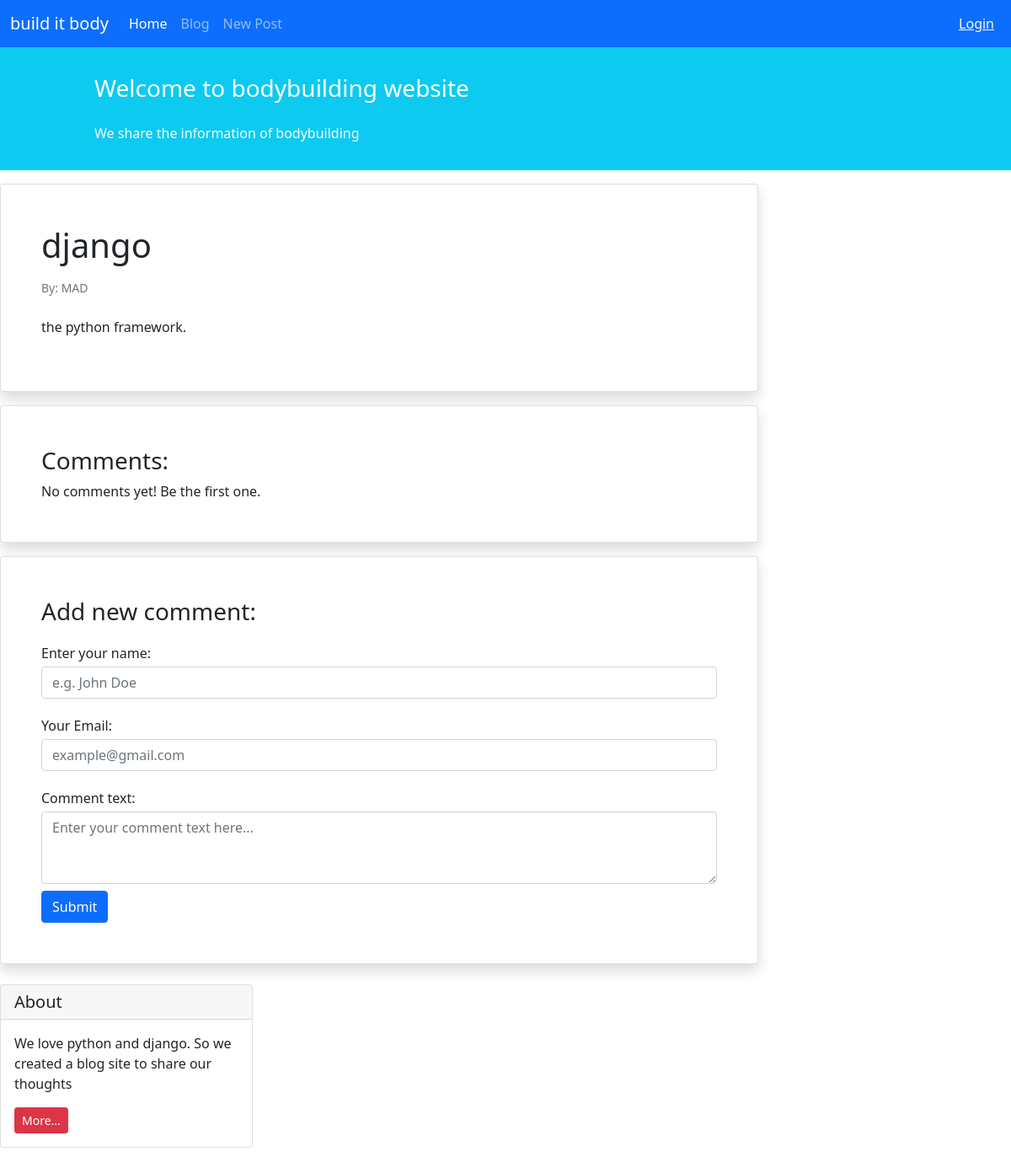
The app's page /blog/4/ with its own data.
### blog/models.py (models this page shows, shortened)
class Post(models.Model):
    STATUS_CHOICES = (
        ('pub', 'Published'),
        ('drf', 'Draft'),
    )
    title = models.CharField(max_length=100)
    text = models.TextField()
    author = models.ForeignKey('auth.User', on_delete=models.CASCADE)
    datatime_created = models.DateTimeField(auto_now_add=True)
    datatime_modified = models.DateTimeField(auto_now=True)
    status = models.CharField(choices=STATUS_CHOICES, max_length=3)

### blog/views.py (the view)
# urls.py: path('<int:pk>/', views.PostDetailView.as_view(), name='posts_detail'),
class PostDetailView(generic.DetailView):
    model = Post
    template_name = 'blog/post_detail.html'
    context_object_name = 'post'

### blog/templates/blog/post_detail.html (shortened to what this page needs)
{% extends '_base.html' %}
{% block content %}
    <div class="col-9">
        <div class="card shadow my-3 p-5">
            <h1>{{ post.title }}</h1>
            <p class="small text-muted mt-2">By: {{ post.author }}</p>
            <p class="mt-2">{{ post.text }}</p>
        </div>
        <div class="card shadow my-3 p-5">
            <h3>Comments:</h3>
            No comments yet! Be the first one.
        </div>
        <div class="card shadow my-3 p-5">
            <h3>Add new comment:</h3>
            <form method="POST">
                <div class="form-group py-2">
                    <label class="py-1" for="author_name">Enter your name:</label>
                    <input type="text" class="form-control" placeholder="e.g. John Doe" name="author_name">
                </div>
                <div class="form-group py-2">
                    <label class="py-1" for="email">Your Email:</label>
                    <input type="email" class="form-control" placeholder="example@gmail.com" name="email">
                </div>
                <div class="form-group py-2">
                    <label class="py-1" for="comment_text">Comment text:</label>
                    <textarea class="form-control" name="text" rows="3"
                              placeholder="Enter your comment text here..."></textarea>
                </div>
                <button type="submit" class="btn btn-primary">Submit</button>
            </form>
        </div>
    </div>
    <div class="col-3">
        <div class="card my-4">
            <h5 class="card-header">About</h5>
            <div class="card-body">
                <p class="card-text">We love python and django. So we created a blog site to share our
                    thoughts</p>
                <a href="#"
                   class="btn btn-sm btn-danger">
                    More...
                </a>
            </div>
        </div>
    </div>
{% endblock content %}

### records on screen
Post: title "django", author "MAD", text "the python framework."
